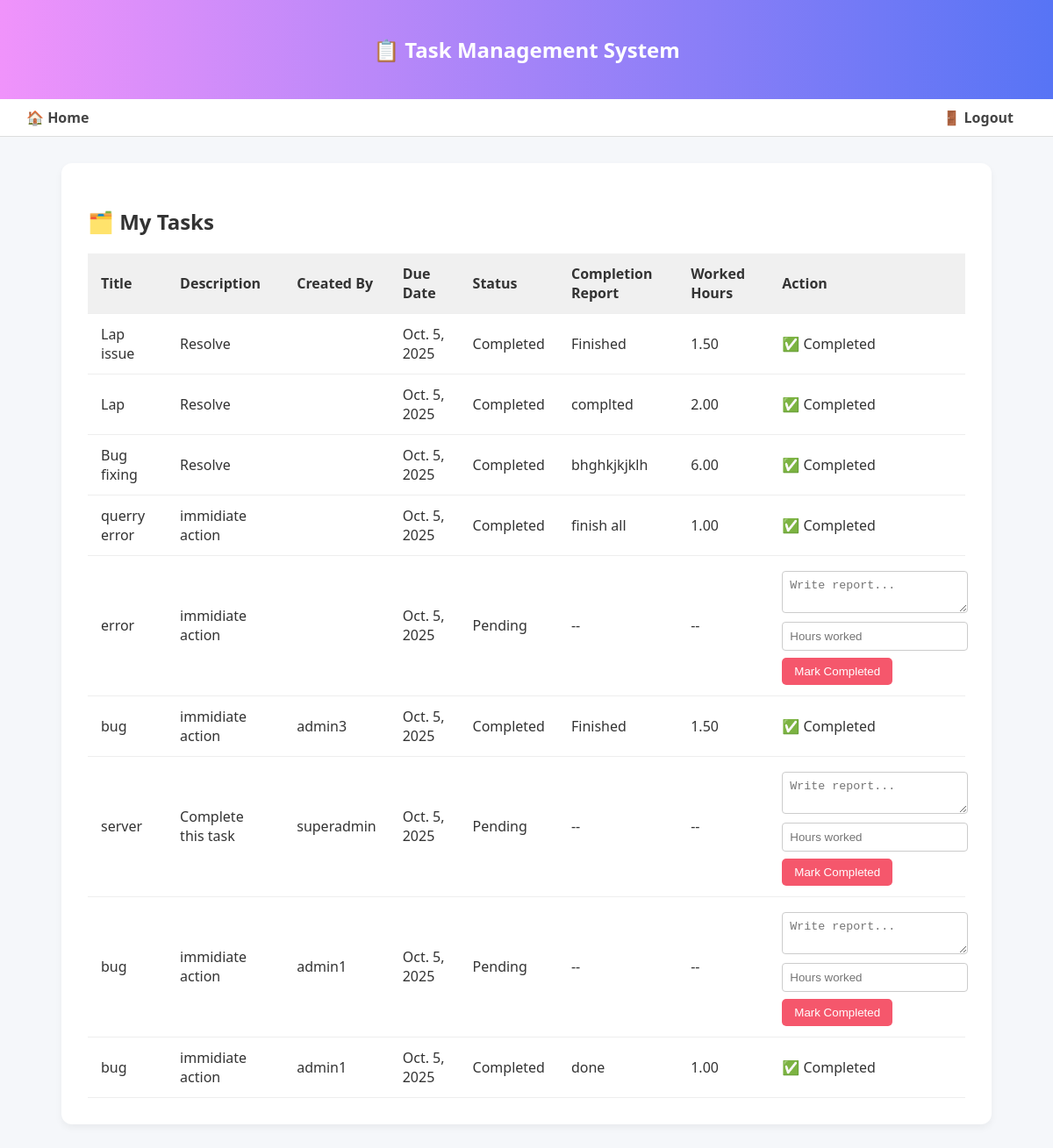
Page /api/dashboard/user/ (signed in) on the committed database.
### tasks/models.py (models this page shows, shortened)
class Task(models.Model):
    STATUS_CHOICES = [
        ('Pending', 'Pending'),
        ('Completed', 'Completed'),
    ]
    title = models.CharField(max_length=255)
    description = models.TextField()
    assigned_to = models.ForeignKey(User, on_delete=models.CASCADE, related_name="tasks")
    due_date = models.DateField()
    status = models.CharField(max_length=20, choices=STATUS_CHOICES, default="Pending")
    completion_report = models.TextField(blank=True, null=True)
    worked_hours = models.DecimalField(max_digits=5, decimal_places=2, blank=True, null=True)
    created_by = models.ForeignKey(User, on_delete=models.CASCADE, related_name="created_tasks", null=True, blank=True)

### tasks/views.py (the view)
# urls.py: path('dashboard/user/', user_dashboard, name='user-dashboard'),
@login_required
def user_dashboard(request):
    tasks = Task.objects.filter(assigned_to=request.user)
    return render(request, "tasks/user_dashboard.html", {"tasks": tasks})

### tasks/templates/tasks/user_dashboard.html (shortened to what this page needs)
{% extends "tasks/base.html" %}
{% block content %}
<h2>🗂️ My Tasks</h2>
<table>
  <thead>
    <tr>
      <th>Title</th>
      <th>Description</th>
      <th>Created By</th>
      <th>Due Date</th>
      <th>Status</th>
      <th>Completion Report</th>
      <th>Worked Hours</th>
      <th>Action</th>
    </tr>
  </thead>
  <tbody>
    {% for task in tasks %}
    <tr>
      <td>{{ task.title }}</td>
      <td>{{ task.description }}</td>
      <td>{{ task.created_by.username }}</td>
      <td>{{ task.due_date }}</td>
      <td>{{ task.status }}</td>
      <td>{{ task.completion_report|default:"--" }}</td>
      <td>{{ task.worked_hours|default:"--" }}</td>
      <td>
        {% if task.status != "Completed" %}
        <form method="post" action="{% url 'task-complete' task.id %}">
          <textarea name="completion_report" placeholder="Write report..." required></textarea>
          <input type="number" name="worked_hours" step="0.1" placeholder="Hours worked" required>
          <button type="submit">Mark Completed</button>
        </form>
        {% else %}
        ✅ Completed
        {% endif %}
      </td>
    </tr>
    {% endfor %}
  </tbody>
</table>
{% endblock %}

### tasks/templates/tasks/base.html (shortened to what this page needs)
<!DOCTYPE html>
<html lang="en">
<head>
</head>
<body>
<header>
  <h2 style="text-align:center;">📋 Task Management System</h2>
</header>
<nav style="display:flex; justify-content: space-between; align-items: center; padding:10px 30px; background-color:#fff; border-bottom:1px solid #ddd;">
  <div>
    <a href="{% url 'dashboard' %}">🏠 Home</a>
  </div>
  <div>
    <a href="{% url 'logout' %}">🚪 Logout</a>
  </div>
</nav>
<div class="container">
  {% block content %}{% endblock %}
</div>
</body>
</html>

### tasks/templates/tasks/base.html (style rules this page uses)
body { margin: 0; font-family: 'Segoe UI', Tahoma, Geneva, Verdana, sans-serif; background-color: #f5f7fa; color: #333; }
header { background: linear-gradient(90deg, #f093fb, #5774f5ff); padding: 20px 30px; color: white; }
nav { background-color: #fff; padding: 10px 30px; border-bottom: 1px solid #ddd; }
nav a { text-decoration: none; color: #444; margin-right: 15px; font-weight: bold; }
.container { max-width: 1000px; margin: 30px auto; background: white; padding: 30px; border-radius: 12px; box-shadow: 0 4px 8px rgba(0, 0, 0, 0.05); }
table { width: 100%; border-collapse: collapse; margin-top: 20px; }
th, td { padding: 12px 15px; text-align: left; border-bottom: 1px solid #eee; }
th { background-color: #f0f0f0; font-weight: 600; }
form textarea, form input[type="number"] { width: 100%; margin-top: 5px; padding: 8px; border: 1px solid #ccc; border-radius: 4px; resize: vertical; }
button { background-color: #f5576c; color: white; border: none; padding: 8px 14px; border-radius: 5px; cursor: pointer; margin-top: 8px; }

### rows in the picture
Task: title "Lap issue", description "Resolve", due_date "Oct. 5, 2025", status "Completed", completion_report "Finished", worked_hours "1.50", shows "✅ Completed"
Task: title "Lap", description "Resolve", due_date "Oct. 5, 2025", status "Completed", completion_report "complted", worked_hours "2.00", shows "✅ Completed"
Task: title "Bug fixing", description "Resolve", due_date "Oct. 5, 2025", status "Completed", completion_report "bhghkjkjklh", worked_hours "6.00", shows "✅ Completed"
Task: title "querry error", description "immidiate action", due_date "Oct. 5, 2025", status "Completed", completion_report "finish all", worked_hours "1.00", shows "✅ Completed"
Task: title "error", description "immidiate action", due_date "Oct. 5, 2025", status "Pending", completion_report "--", worked_hours "--"
Task: title "bug", description "immidiate action", created_by.username "admin3", due_date "Oct. 5, 2025", status "Completed", completion_report "Finished", worked_hours "1.50", shows "✅ Completed"
Task: title "server", description "Complete this task", created_by.username "superadmin", due_date "Oct. 5, 2025", status "Pending", completion_report "--", worked_hours "--"
Task: title "bug", description "immidiate action", created_by.username "admin1", due_date "Oct. 5, 2025", status "Pending", completion_report "--", worked_hours "--"
Task: title "bug", description "immidiate action", created_by.username "admin1", due_date "Oct. 5, 2025", status "Completed", completion_report "done", worked_hours "1.00", shows "✅ Completed"
